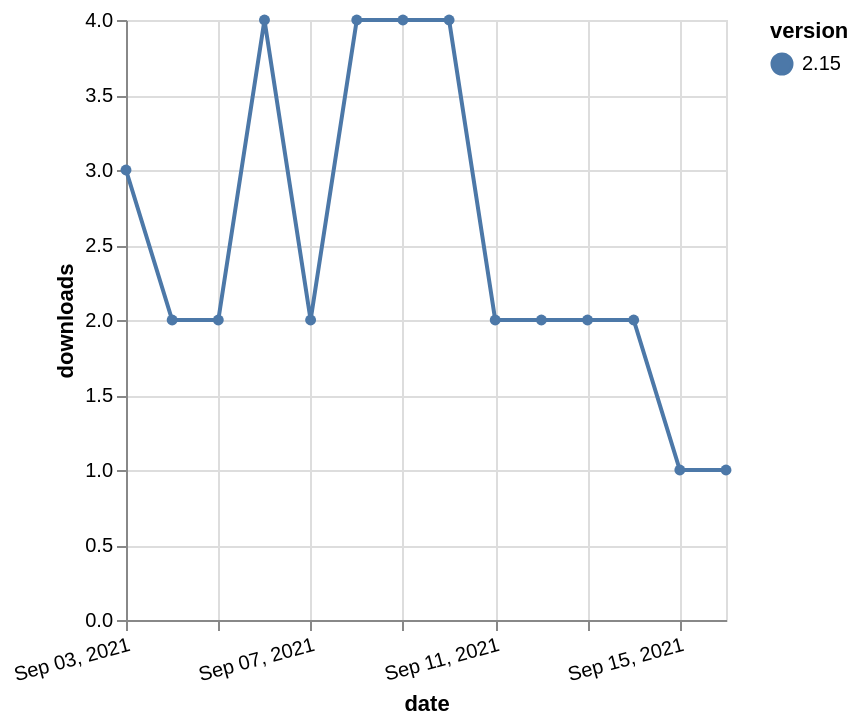

Express this chart as Vega-Lite.
### Vega-Lite specification from a JSON file in a GitHub repository (floating-point values rounded to 4 significant figures)
{"$schema": "https://vega.github.io/schema/vega-lite/v5.json", "description": "A simple bar chart with embedded data.", "data": {"values": [{"date": "2021-09-03", "total": 3321, "delta": 3, "version": "2.15"}, {"date": "2021-09-04", "total": 3323, "delta": 2, "version": "2.15"}, {"date": "2021-09-05", "total": 3325, "delta": 2, "version": "2.15"}, {"date": "2021-09-06", "total": 3329, "delta": 4, "version": "2.15"}, {"date": "2021-09-07", "total": 3331, "delta": 2, "version": "2.15"}, {"date": "2021-09-08", "total": 3335, "delta": 4, "version": "2.15"}, {"date": "2021-09-09", "total": 3339, "delta": 4, "version": "2.15"}, {"date": "2021-09-10", "total": 3343, "delta": 4, "version": "2.15"}, {"date": "2021-09-11", "total": 3345, "delta": 2, "version": "2.15"}, {"date": "2021-09-12", "total": 3347, "delta": 2, "version": "2.15"}, {"date": "2021-09-13", "total": 3349, "delta": 2, "version": "2.15"}, {"date": "2021-09-14", "total": 3351, "delta": 2, "version": "2.15"}, {"date": "2021-09-15", "total": 3352, "delta": 1, "version": "2.15"}, {"date": "2021-09-16", "total": 3353, "delta": 1, "version": "2.15"}]}, "width": "container", "mark": {"type": "line", "point": {"filled": true}}, "encoding": {"x": {"field": "date", "type": "temporal", "timeUnit": "yearmonthdate", "title": "date", "axis": {"labelAngle": -15}}, "y": {"field": "delta", "type": "quantitative", "title": "downloads"}, "color": {"field": "version", "type": "nominal"}, "tooltip": {"field": "delta"}}}
